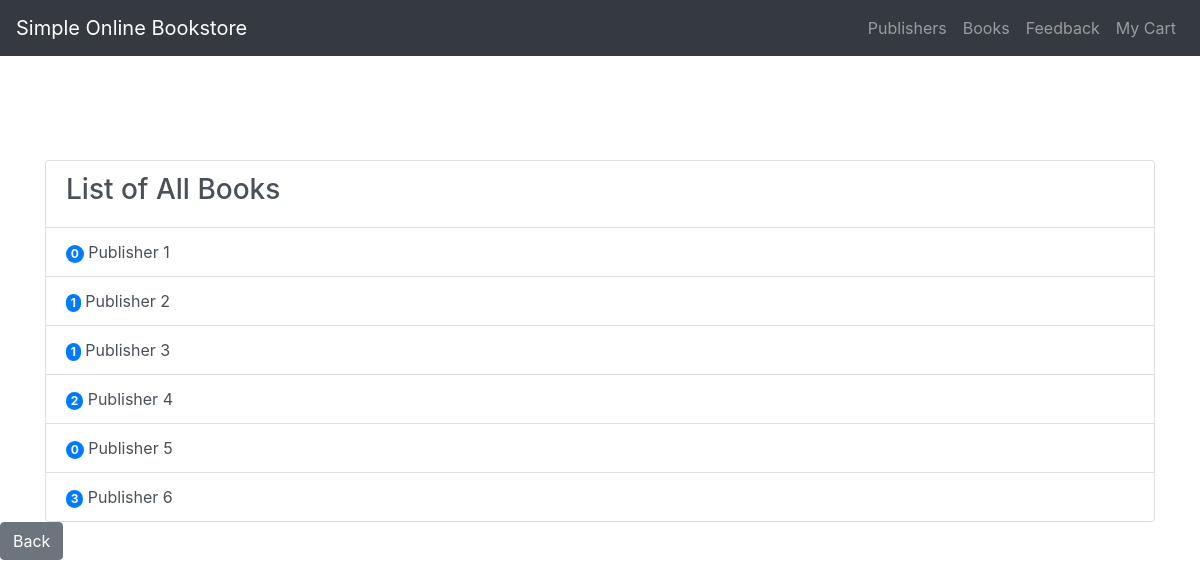
The app's page /publisher_list.php with its own data.
### tables this page shows
CREATE TABLE `publisher` (
  `publisherid` int(10) UNSIGNED NOT NULL,
  `publisher_name` varchar(60) NOT NULL
);

### publisher_list.php (the view, shortened to what this page needs)
<?php
	$conn = db_connect();
	$query = "SELECT * FROM publisher ORDER BY publisherid";
	$result = mysqli_query($conn, $query);
?>
        <!DOCTYPE html>
<html lang="en">
<head>
    <link rel="stylesheet" href="https://maxcdn.bootstrapcdn.com/bootstrap/4.5.2/css/bootstrap.min.css">
</head>
<body class="back">
    <nav id="navbar" class="navbar navbar-expand-lg navbar-dark bg-dark">
        <a class="navbar-brand" href="index.php">Simple Online Bookstore</a>
        <div class="collapse navbar-collapse" id="navbarNav">
            <ul class="navbar-nav ml-auto">
                <li class="nav-item">
                    <a class="nav-link" href="publisher_list.php">Publishers</a>
                </li>
                <li class="nav-item">
                    <a class="nav-link" href="books.php">Books</a>
                </li>
                <li class="nav-item">
                    <a class="nav-link" href="ufeedback.php">Feedback</a>
                </li>
                <li class="nav-item">
                    <a class="nav-link" href="cart.php">My Cart</a>
                </li>
            </ul>
        </div>
    </nav>
    <div class="container mt-5">
        <h1 class="text-center text-white fw-bolder">List of Publishers</h1>
        <div class="list-group">
            <a class="list-group-item list-group-item-action" href="books.php">
                <h3>List of All Books</h3>
            </a>
            <?php
		while($row = mysqli_fetch_assoc($result)){
			$count = 0;
			$query = "SELECT publisherid FROM books";
			$result2 = mysqli_query($conn, $query);
			while ($pubInBook = mysqli_fetch_assoc($result2)){
				if($pubInBook['publisherid'] == $row['publisherid']){
					$count++;
				}
			}
	?>
		<a class="list-group-item list-group-item-action" href="bookPerPub.php?pubid=<?php echo $row['publisherid']; ?>">
			<span class="badge badge-primary bg-primary rounded-pill"><?php echo $count; ?></span>
			<?php echo $row['publisher_name']; ?>
		</a>
	<?php } ?>
        </div>
    </div>
    <a class="btn btn-secondary back-button" href="index.php">Back</a>
</body>
</html>

### records on screen
publisher: count "0", publisher_name "Publisher 1"
publisher: count "1", publisher_name "Publisher 2"
publisher: count "1", publisher_name "Publisher 3"
publisher: count "2", publisher_name "Publisher 4"
publisher: count "0", publisher_name "Publisher 5"
publisher: count "3", publisher_name "Publisher 6"
